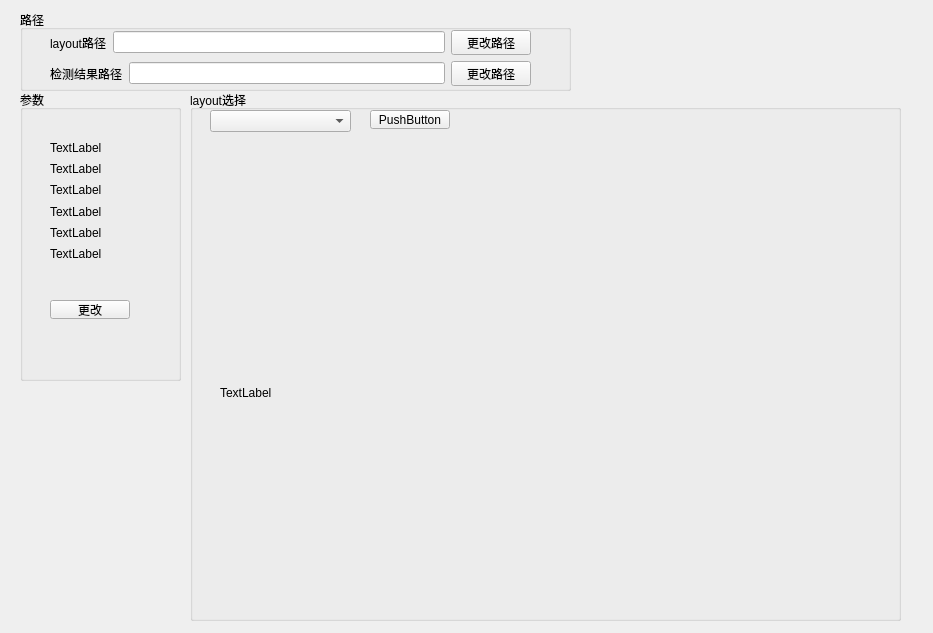
<?xml version="1.0" encoding="UTF-8"?>
<ui version="4.0">
 <class>Form_Setting</class>
 <widget class="QWidget" name="Form_Setting">
  <property name="geometry">
   <rect>
    <x>0</x>
    <y>0</y>
    <width>933</width>
    <height>633</height>
   </rect>
  </property>
  <property name="windowTitle">
   <string>Form</string>
  </property>
  <widget class="QGroupBox" name="groupBox_2">
   <property name="geometry">
    <rect>
     <x>190</x>
     <y>90</y>
     <width>711</width>
     <height>531</height>
    </rect>
   </property>
   <property name="title">
    <string>layout选择</string>
   </property>
   <widget class="QComboBox" name="comboBox">
    <property name="geometry">
     <rect>
      <x>20</x>
      <y>20</y>
      <width>141</width>
      <height>22</height>
     </rect>
    </property>
   </widget>
   <widget class="QPushButton" name="pushButton">
    <property name="geometry">
     <rect>
      <x>180</x>
      <y>20</y>
      <width>80</width>
      <height>19</height>
     </rect>
    </property>
    <property name="text">
     <string>PushButton</string>
    </property>
   </widget>
   <widget class="QLabel" name="label_paint">
    <property name="geometry">
     <rect>
      <x>30</x>
      <y>60</y>
      <width>648</width>
      <height>486</height>
     </rect>
    </property>
    <property name="text">
     <string>TextLabel</string>
    </property>
   </widget>
  </widget>
  <widget class="QGroupBox" name="groupBox_3">
   <property name="geometry">
    <rect>
     <x>20</x>
     <y>90</y>
     <width>161</width>
     <height>291</height>
    </rect>
   </property>
   <property name="title">
    <string>参数</string>
   </property>
   <widget class="QPushButton" name="pushButton_2">
    <property name="geometry">
     <rect>
      <x>30</x>
      <y>210</y>
      <width>80</width>
      <height>19</height>
     </rect>
    </property>
    <property name="text">
     <string>更改</string>
    </property>
   </widget>
   <widget class="QWidget" name="layoutWidget_3">
    <property name="geometry">
     <rect>
      <x>30</x>
      <y>50</y>
      <width>81</width>
      <height>121</height>
     </rect>
    </property>
    <layout class="QVBoxLayout" name="verticalLayout">
     <item>
      <layout class="QVBoxLayout" name="verticalLayout_4">
       <item>
        <widget class="QLabel" name="label_4">
         <property name="text">
          <string>TextLabel</string>
         </property>
        </widget>
       </item>
       <item>
        <widget class="QLabel" name="label_7">
         <property name="text">
          <string>TextLabel</string>
         </property>
        </widget>
       </item>
      </layout>
     </item>
     <item>
      <layout class="QVBoxLayout" name="verticalLayout_3">
       <item>
        <widget class="QLabel" name="label_3">
         <property name="text">
          <string>TextLabel</string>
         </property>
        </widget>
       </item>
       <item>
        <widget class="QLabel" name="label_6">
         <property name="text">
          <string>TextLabel</string>
         </property>
        </widget>
       </item>
      </layout>
     </item>
     <item>
      <layout class="QVBoxLayout" name="verticalLayout_2">
       <item>
        <widget class="QLabel" name="label_2">
         <property name="text">
          <string>TextLabel</string>
         </property>
        </widget>
       </item>
       <item>
        <widget class="QLabel" name="label_5">
         <property name="text">
          <string>TextLabel</string>
         </property>
        </widget>
       </item>
      </layout>
     </item>
    </layout>
   </widget>
  </widget>
  <widget class="QGroupBox" name="groupBox">
   <property name="geometry">
    <rect>
     <x>20</x>
     <y>10</y>
     <width>551</width>
     <height>81</height>
    </rect>
   </property>
   <property name="sizePolicy">
    <sizepolicy hsizetype="Preferred" vsizetype="Minimum">
     <horstretch>0</horstretch>
     <verstretch>100</verstretch>
    </sizepolicy>
   </property>
   <property name="title">
    <string>路径</string>
   </property>
   <widget class="QWidget" name="layoutWidget">
    <property name="geometry">
     <rect>
      <x>30</x>
      <y>20</y>
      <width>481</width>
      <height>56</height>
     </rect>
    </property>
    <layout class="QVBoxLayout" name="verticalLayout_5">
     <item>
      <layout class="QHBoxLayout" name="horizontalLayout">
       <item>
        <widget class="QLabel" name="label">
         <property name="sizePolicy">
          <sizepolicy hsizetype="Preferred" vsizetype="Preferred">
           <horstretch>0</horstretch>
           <verstretch>0</verstretch>
          </sizepolicy>
         </property>
         <property name="text">
          <string>layout路径</string>
         </property>
        </widget>
       </item>
       <item>
        <widget class="QLineEdit" name="le_layout"/>
       </item>
       <item>
        <widget class="QPushButton" name="btn_layout">
         <property name="text">
          <string>更改路径</string>
         </property>
        </widget>
       </item>
      </layout>
     </item>
     <item>
      <layout class="QHBoxLayout" name="horizontalLayout_2">
       <item>
        <widget class="QLabel" name="label_9">
         <property name="text">
          <string>检测结果路径</string>
         </property>
        </widget>
       </item>
       <item>
        <widget class="QLineEdit" name="le_result"/>
       </item>
       <item>
        <widget class="QPushButton" name="btn_result">
         <property name="text">
          <string>更改路径</string>
         </property>
        </widget>
       </item>
      </layout>
     </item>
    </layout>
   </widget>
  </widget>
 </widget>
 <resources/>
 <connections/>
</ui>
